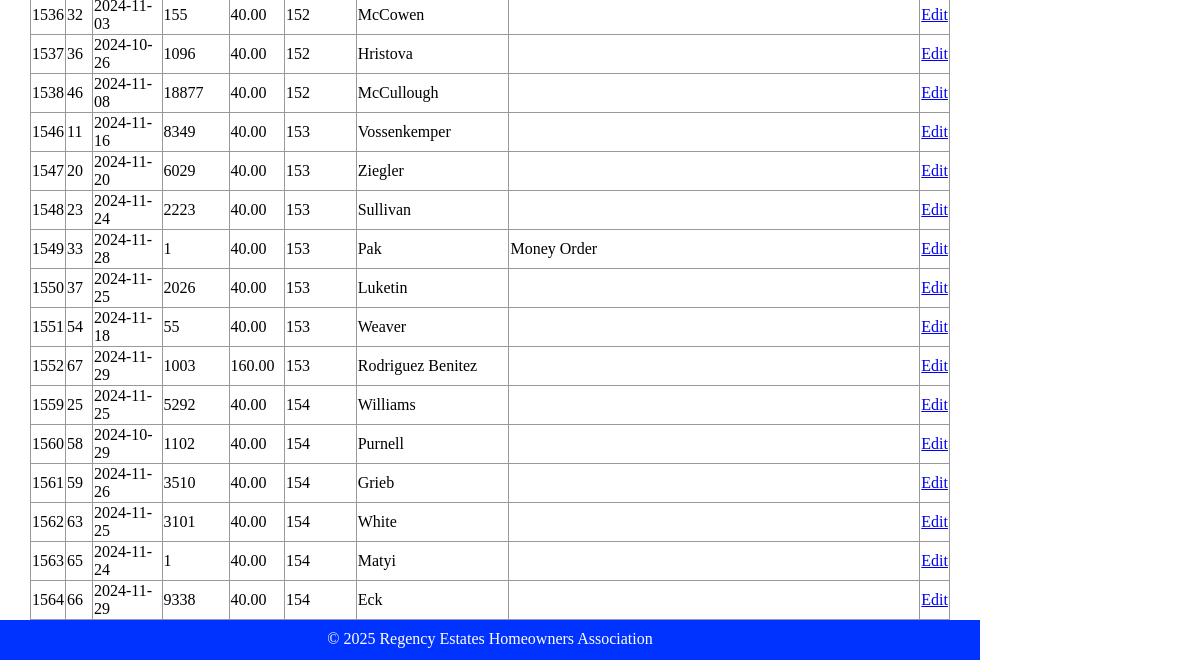
The page /html/public/staff/fees/index.php (lower part) on the database as committed earlier.
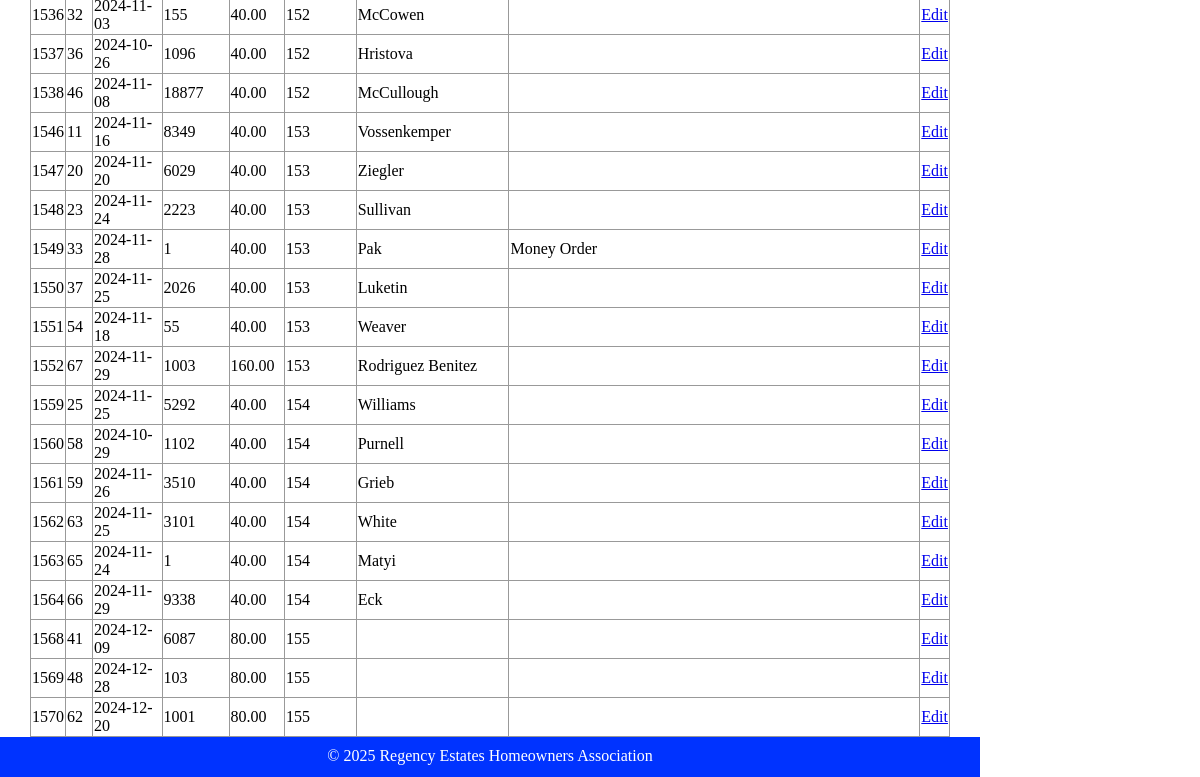
The same page on the database as committed later.
### tables this page shows
CREATE TABLE `fees` (
  `id` int(11) NOT NULL,
  `dt` date DEFAULT NULL,
  `ck_no` int(11) NOT NULL,
  `amount` decimal(10,2) DEFAULT NULL,
  `fk_lot_id` int(11) NOT NULL,
  `fk_deposit_id` int(11) DEFAULT NULL,
  `note` varchar(250) DEFAULT NULL,
  `payee` varchar(50) DEFAULT NULL
);

### html/private/functions.php (called while the page is built, shortened)
<?php
function url_for($script_path)
{
    if ($script_path[0] != '/')
    {
        $script_path = "/" . $script_path;
    }
    return WWW_ROOT . $script_path;
}
function htmlsc($string = "")
{
    return htmlspecialchars($string);
}
?>

### html/private/query_functions.php (called while the page is built, shortened)
<?php
  function find_all_fees() {
    global $db;
    $sql = "SELECT * FROM fees WHERE dt >= '2023-01-01' ";
    $result = mysqli_query($db, $sql);
    return $result;
  }
?>

### html/public/staff/fees/index.php (the view, shortened to what this page needs)
<?php $subject_set = find_all_fees(); ?>
<?php include(SHARED_PATH . '/header.php'); ?>
    <div id="content">
        <div id="regency-menu">
            <table class="list">
                <?php while($subject = mysqli_fetch_assoc($subject_set)) { ?>
                    <tr>
                        <td><?php echo htmlsc($subject['id']); ?></td>
                        <td><?php echo htmlsc($subject['fk_lot_id']); ?></td>
                        <td><?php echo htmlsc($subject['dt']); ?></td>
                        <td><?php echo htmlsc($subject['ck_no']); ?></td>
                        <td><?php echo htmlsc($subject['amount']); ?></td>
                        <td><?php echo htmlsc($subject['fk_deposit_id']); ?></td>
                        <td><?php echo htmlsc($subject['payee']); ?></td>
                        <td><?php echo htmlsc($subject['note']); ?></td>
                        <td><a class="action" href="<?php echo url_for('/staff/subjects/show.php?id=' . htmlsc(urlencode($subject['id']))); ?>">Edit</a></td>
                    </tr>
                <?php } ?>
            </table>
        </div>
    </div>
<?php include(SHARED_PATH . '/footer.php'); ?>

### html/private/shared/header.php (shortened to what this page needs)
<!doctype html>
<html lang="en">
	<head>
		<link rel="stylesheet" media="all" href="<?php echo url_for('stylesheets/staff.css'); ?>" />
	</head>
	<body>

### html/private/shared/footer.php (shortened to what this page needs)
<footer>
	&copy; <?php echo date('Y'); ?> Regency Estates Homeowners Association
</footer>
</body>
</html>

### html/public/stylesheets/staff.css (style rules this page uses)
html { height: 100%; width: 100%; }
body { height: 1000px; width: 100%; margin: 0; padding: 0; }
#content { width: 920px; min-height: 500px; padding: 0 30px; }
footer { width: 940px; height: 20px; margin: 0 0 10px 0; padding: 10px 20px; background: #0033FF; color: white; text-align: center; }
table { border-collapse: collapse; vertical-align: top; }
table.list { width: 100%; }

Rows that differ between the two databases and show on the page:
added fees: id "1568", fk_lot "41", dt "2024-12-09", ck_no "6087", amount "80.00", fk_deposit "155"
added fees: id "1569", fk_lot "48", dt "2024-12-28", ck_no "103", amount "80.00", fk_deposit "155"
added fees: id "1570", fk_lot "62", dt "2024-12-20", ck_no "1001", amount "80.00", fk_deposit "155"
